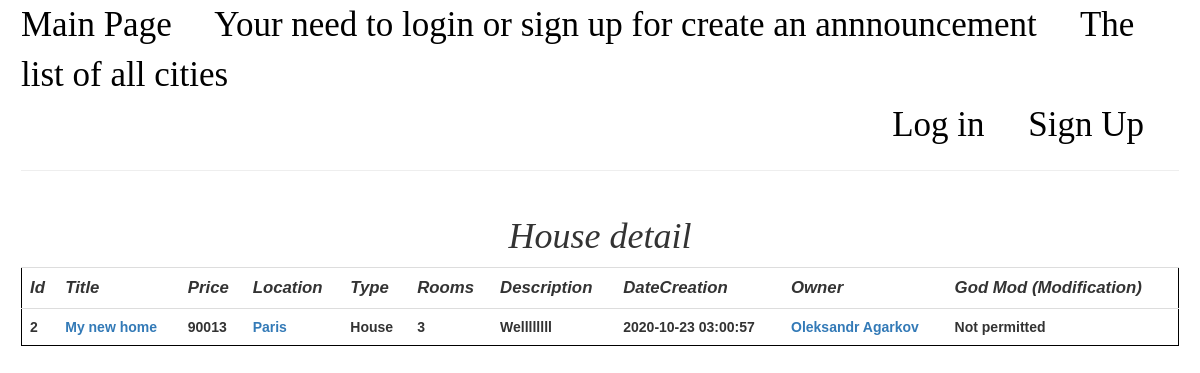
Page /house/2 on the committed database.
### models.py (models this page shows, shortened)
class House(db.Model):
    __table_args__ = {'extend_existing': True}
    id = db.Column(db.INTEGER, primary_key=True)
    title = db.Column(db.String(50), nullable=False)
    location = db.Column(db.String(50), nullable=False)
    type = db.Column(db.String(50), nullable=False)
    rooms = db.Column(db.INTEGER, nullable=False)
    price = db.Column(db.INTEGER, nullable=False)
    description = db.Column(db.Text, nullable=False)
    author = db.Column(db.String, nullable=False)
    author_id = db.Column(db.INTEGER, nullable=False)
    dateCreation = db.Column(db.DateTime, nullable=False, default=sqlalchemy.sql.func.now())

### app.py (the view)
@app.route('/house/<int:id>', methods=['GET'])
def houseById(id):
    house = models.getHouseById(id)
    return render_template('houseDetail.html', house=house)

### models.py (called while the page is built)
def getHouseById(id):
    return House.query.get(id)

### templates/houseDetail.html (shortened to what this page needs)
{% extends 'base.html' %}
{% block body %}
    <h1>House detail</h1>
    <table class="table table-hover">
        <tr class="headers">
            <th>Id</th>
            <th>Title</th>
            <th>Price</th>
            <th>Location</th>
            <th>Type</th>
            <th>Rooms</th>
            <th>Description</th>
            <th>DateCreation</th>
            <th>Owner</th>
            <th colspan="2">God Mod (Modification)</th>
        </tr>
        <tr>
            <th>{{ house.id }}</th>
            <th><a href="/house/{{ house.id }}">{{ house.title }}</a></th>
            <th>{{ house.price }}</th>
            <th><a href="/search/city/{{ house.location }}">{{ house.location }}</a></th>
            <th>{{ house.type }}</th>
            <th>{{ house.rooms }}</th>
            <th>{{ house.description }}</th>
            <th>{{ house.dateCreation }}</th>
            <th><a href="/user/{{ house.author_id }}">{{ house.author }}</a></th>
            {% if house.author_id == current_user.id %}
                <th><a href="/house/edit/{{ house.id }}">Edit</a></th>
                <th><a href="/house/delete/{{ house.id }}">Delete</a></th>
            {% else %}
                <th colspan="2">Not permitted</th>
            {% endif %}
        </tr>
    </table>
{% endblock %}

### static/css/main.css (style rules this page uses)
table { border: black 1px solid; font-family: "Trebuchet MS", Arial, Helvetica, sans-serif; width: 100%; }
h1 { text-align: center; font-style: italic; color: cornflowerblue; }
.headers { font-style: italic; font-size: 1.2em; }

### rows in the picture
House: id "2", title "My new home", price "90013", location "Paris", type "House", rooms "3", description "Wellllllll", dateCreation "2020-10-23 03:00:57", author "Oleksandr Agarkov"
